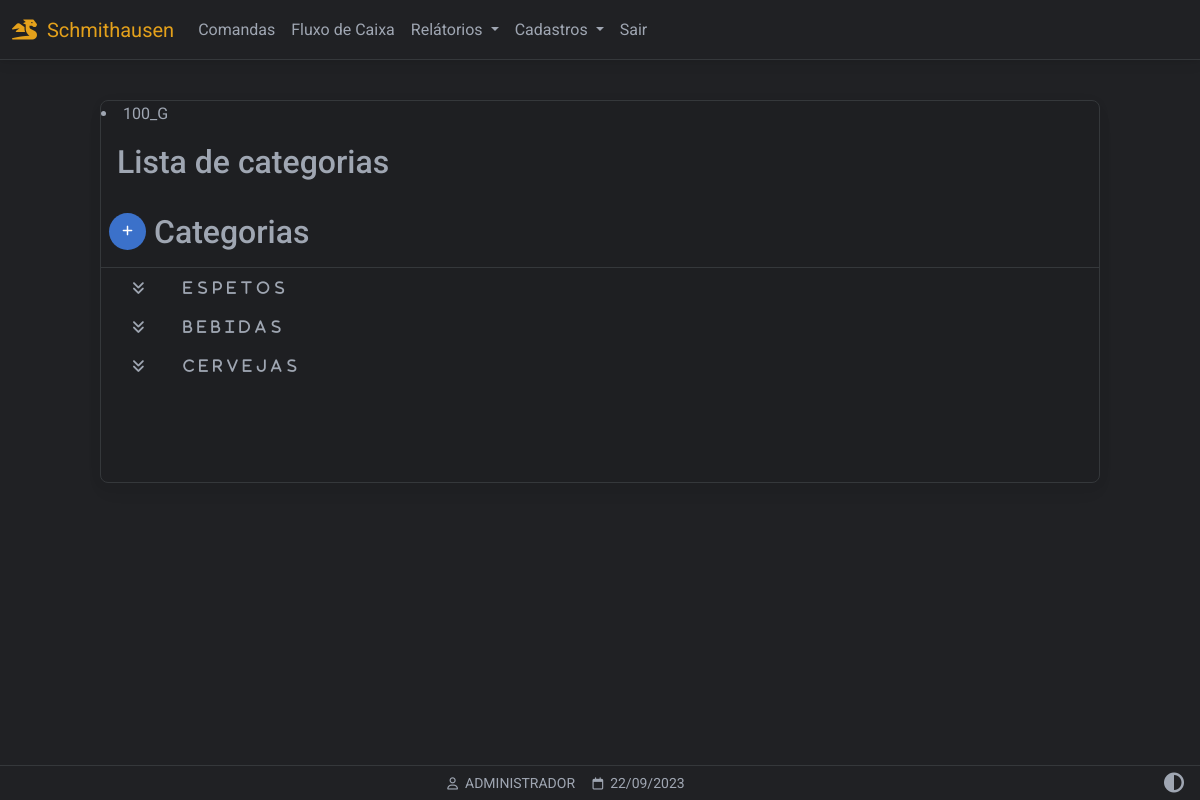
/categorias (signed in), run on the app's committed database.
### website/models.py (models this page shows)
class Tamanho(db.Model):
    id = db.Column(db.Integer, primary_key=True)
    nome = db.Column(db.String(150))
    cat_id = db.Column(db.Integer, db.ForeignKey('categoria.id'))

class Categoria(db.Model):
    id = db.Column(db.Integer, primary_key=True)
    nome = db.Column(db.String(150))
    categoria = db.relationship('Tamanho',backref='tamanhos')

class User(db.Model, UserMixin):
    id = db.Column(db.Integer, primary_key=True)
    email = db.Column(db.String(150), unique=True)
    password = db.Column(db.String(150))
    first_name = db.Column(db.String(150))
    user = db.relationship('Produto',backref='produto')

### website/views.py (the view)
@views.route('/categorias', methods=['GET','POST'])
@login_required
def categorias():
    get_flashed_messages()
    categorias = Categoria.query.all()
    tamanhos = Tamanho.query.all()
    return render_template("categorias_listar.html",
        user=current_user,
        data=data,
        tamanhos=tamanhos,
        categorias=categorias)

### website/__init__.py (called while the page is built)
def create_app():
    app = Flask(__name__)
    app.config['SECRET_KEY'] = 'hjshjhdjah kjshkjdhjs'
    app.config['SQLALCHEMY_DATABASE_URI'] = f'sqlite:///{DB_NAME}'
    app.config["TEMPLATES_AUTO_RELOAD"] = True
    db.init_app(app)
    from .views import views
    from .auth import auth
    app.register_blueprint(views, url_prefix='/')
    app.register_blueprint(auth, url_prefix='/')
    from .models import User, Cliente, Produto
    with app.app_context():
        db.create_all()
    login_manager = LoginManager()
    login_manager.login_view = 'auth.login'
    login_manager.login_message = u"FAVOR EFETUAR LOGIN!"
    login_manager.init_app(app)
    @login_manager.user_loader
    def load_user(id):
        return User.query.get(int(id))
    return app

### website/templates/categorias_listar.html (shortened to what this page needs)
    {% extends "base.html" %}
    {% block content %}
    <div class="container-fluid" style="min-height:100dvh;padding-top:100px">
      <div class="table-responsive w-100 card myTheme-900 larg-max m-auto" style="padding-bottom: 80px">
        {% for tamanhos in categorias %}
          {% for tam in tamanhos.categoria %}
            {% if tam.id == 1 %}
            <li>{{ tam.nome }}</li>
            {% endif %}
          {% endfor %}
        {% endfor %}
        <table class="table table-dropdown table-borderless table-sm myTheme-900 ">
          <thead>
            <tr>
              <h2 class="p-3 ">Lista de categorias {{ texto }}</h2>
            </tr>
            <tr>
              <th>
                <div class="d-flex">
                  <a href="" class="btn btn-primary btn-floating d-flex justify-content-center align-items-center"
                  data-mdb-toggle="modal"
                  data-mdb-target="#modal-categoria">
                  <i class="fa-solid fa-plus"></i></a>
                  <span class=" ms-2"><h2>Categorias</h2></span>
                </div>
              </th>
            </tr>
          </thead>
          <tbody id="tb-categorias">
            {% for cat in categorias %}
            <tr>
              <td class="text-nowrap" scope="row">
                <details
                data-detailsId="{{ cat.id }}"
                class=""
                >
                <summary class="ps-4">&nbsp;&nbsp;&nbsp;&nbsp;{{ cat.nome }}</summary>
        </details>
      </td>
    </tr>
    {% endfor %}
  </tbody>
</table>
</div>
</div>
{% endblock %}
{% block titlefooter %}
<span>
  &nbsp;{{ user.first_name.split()[0] | upper }}
  <span>
    &nbsp;{{ data.strftime('%d/%m/%Y') }}
  </span>
  {% endblock %}

### website/static/css/base.css (style rules this page uses)
:root { --custom-color: 211, 84, 0; --color-primary: 59, 113, 202; --color-secondary: 159,166,178; --color-success: 20,164,77; --color-danger: 220, 76, 76; --color-warning: 228,161,27; --color-info: 84,180,211; --color-ligth: 251,251,251; --color-theme-500: 32, 33, 36; --color-theme-900: 30, 31, 34; --cor-fonte: 159,166,178; --cor-da-borda: 53, 56, 59; }
.larg-max { max-width: 1000px!important; }
.myTheme-900 { background-color: rgb(var(--color-theme-900))!important; color: rgb(var(--cor-fonte))!important; }
.myTheme-500 { background-color: rgb(var(--color-theme-500))!important; color: rgb(var(--cor-fonte))!important; }
.my-footer span { color: rgb(var(--cor-fonte)); }
.table-responsive { border: 1px solid rgb(var(--cor-da-borda))!important; color: rgb(var(--cor-fonte))!important; margin-bottom: 80px!important; }
.table-responsive thead th { border-bottom: 1px solid rgb(var(--cor-da-borda))!important; }
details > summary { letter-spacing: 5px; font-family: FontAwesome; list-style-type: '\f103'; }
.btn { box-shadow: none!important; }

### data on the page
Categoria: nome "ESPETOS"
Tamanho: nome "100_G"
Categoria: nome "BEBIDAS"
Categoria: nome "CERVEJAS"
User: first_name "ADMINISTRADOR"

### other printed values
{{ data.strftime('%d/%m/%Y') }} "22/09/2023"
